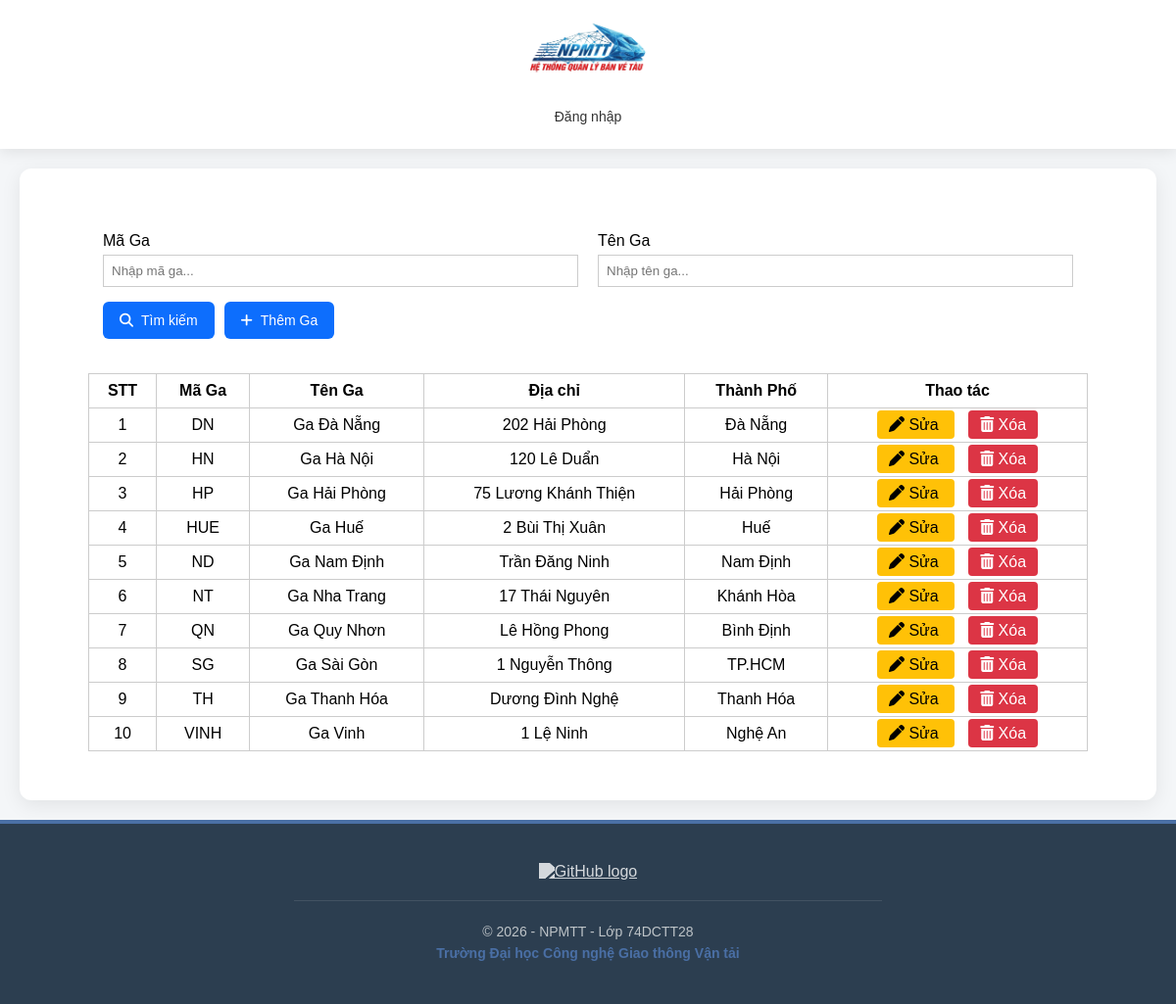
/modules/ga-tau/index.php, run on the app's committed database.
### tables this page shows
CREATE TABLE IF NOT EXISTS `ga_tau` (
  `id` int(11) NOT NULL AUTO_INCREMENT,
  `ma_ga` varchar(20) NOT NULL COMMENT 'VD: HN, DN, SG',
  `ten_ga` varchar(100) NOT NULL COMMENT 'VD: Ga Hà Nội',
  `dia_chi` varchar(255) DEFAULT NULL,
  `thanh_pho` varchar(255) NOT NULL,
  PRIMARY KEY (`id`),
  UNIQUE KEY `ma_ga` (`ma_ga`),
  UNIQUE KEY `ten_ga` (`ten_ga`)
);

### modules/ga-tau/index.php (the view, shortened to what this page needs)
<?php
require_once __DIR__ . '/../../bootstrap.php';
require_once __DIR__ . '/../../includes/header.php';
$conn = $db -> getConnection();
$sql = "SELECT * FROM ga_tau WHERE 1=1";
$params = [];
$sql .= " ORDER BY ma_ga ASC";
$stmt = $conn->prepare($sql);
$stmt->execute($params);
$data = $stmt->fetchAll(PDO::FETCH_ASSOC);
?>
<!DOCTYPE html>
<html lang="en">
<head>
    <link rel="stylesheet" href="../../modules/ga-tau/gataustyle.css">
    <link rel="stylesheet" href="https://cdnjs.cloudflare.com/ajax/libs/font-awesome/6.4.0/css/all.min.css">
</head>
<body>
<div class="page-wrapper">
    <form method="POST" class="search-form">
        <div class="form-row">
            <div class="form-group">
                <label>Mã Ga</label>
                <input type="text" name="txtmaga" placeholder="Nhập mã ga...">
            </div>
            <div class="form-group">
                <label>Tên Ga</label>
                <input type="text" name="txttenga" placeholder="Nhập tên ga...">
            </div>
        </div>
        <div class="form-actions">
            <button type="submit" name="btnTimkiem" class="btn_timkiem">
                <i class="fa-solid fa-magnifying-glass"></i> Tìm kiếm
            </button>
            <a href="themga.php" class="btn_them">
                <i class="fa-solid fa-plus"></i> Thêm Ga
            </a>
        </div>
    </form>
    <div class="table-wrapper">
        <table class="data_bang">
            <thead>
                <tr>
                    <th>STT</th>
                    <th>Mã Ga</th>
                    <th>Tên Ga</th>
                    <th>Địa chỉ</th>
                    <th>Thành Phố</th>
                    <th>Thao tác</th>
                </tr>
            </thead>
            <tbody>
                <?php
                    if (!empty($data)) {
                    $i = 0;
                    foreach ($data as $row) {
                ?>
                <tr>
                    <td><?php echo ++$i; ?></td>
                    <td><?php echo htmlspecialchars($row['ma_ga']); ?></td>
                    <td><?php echo htmlspecialchars($row['ten_ga']); ?></td>
                    <td><?php echo htmlspecialchars($row['dia_chi']); ?></td>
                    <td><?php echo htmlspecialchars($row['thanh_pho']); ?></td>
                    <td class="action-col">
                    <a href="suaga.php?ma_ga=<?php echo $row['ma_ga']; ?>" class="btn_sua">
                        <i class="fa-solid fa-pen"></i> Sửa
                    </a>
                    <a href="xoa.php?ma_ga=<?php echo $row['ma_ga']; ?>"
                    class="btn_xoa"
                        onclick="return confirm('Bạn có muốn xóa <?php echo htmlspecialchars($row['ten_ga']); ?> không ?');">
                    <i class="fa-solid fa-trash-can"></i> Xóa
                    </a>
                    </td>
                </tr>
            <?php
                }
                } else {
                    echo "<tr><td colspan='6'>Không có ga nào...</td></tr>";
                }
            ?>
            </tbody>
        </table>
    </div>
</div>
</body>
</html>
<?php require_once __DIR__ . '/../../includes/footer.php'; ?>

### assets/css/layout.css (style rules this page uses)
* { margin: 0; padding: 0; box-sizing: border-box; }
body { font-family: 'Segoe UI', Tahoma, Geneva, Verdana, sans-serif; background-color: #f5f5f5; min-height: 100vh; display: flex; flex-direction: column; }

### modules/ga-tau/gataustyle.css (style rules this page uses)
* { box-sizing: border-box; }
body { margin: 0; font-family: Arial, sans-serif; background: #f4f6f8; }
.page-wrapper { width: 100%; padding: 20px 40px; }
.search-form { background: #fff; padding: 15px; border-radius: 6px; margin-bottom: 20px; }
.form-row { display: flex; gap: 20px; }
.form-group { flex: 1; }
.form-group label { display: block; margin-bottom: 5px; }
.form-group input { width: 100%; padding: 8px; border: 1px solid #ccc; }
.form-actions { margin-top: 15px; display: flex; gap: 10px; }
.btn_timkiem, .btn_them { display: inline-flex; align-items: center; justify-content: center; gap: 8px; height: 38px; padding: 0 16px; border: 1px solid transparent; box-sizing: border-box; line-height: 1; background: #0d6efd; color: #fff; border-radius: 6px; font-size: 14px; font-family: inherit; cursor: pointer; text-decoration: none; white-space: nowrap; }
.btn_timkiem i, .btn_them i { display: flex; align-items: center; font-size: 14px; }
.btn_them { background: #0d6efd; }
.btn_sua, .btn_xoa { padding: 6px 12px; border: none; cursor: pointer; text-decoration: none; color: #fff; border-radius: 4px; }
.btn_sua { background: #ffc107; color: #000; margin-right: 7px; }
.btn_xoa { margin-left: 7px; background: #dc3545; }
.data_bang { width: 100%; border-collapse: collapse; background: #fff; }
.data_bang th, .data_bang td { border: 1px solid #ccc; padding: 8px; text-align: center; }

### data on the page
ga_tau: ma_ga "DN", ten_ga "Ga Đà Nẵng", dia_chi "202 Hải Phòng", thanh_pho "Đà Nẵng"
ga_tau: ma_ga "HN", ten_ga "Ga Hà Nội", dia_chi "120 Lê Duẩn", thanh_pho "Hà Nội"
ga_tau: ma_ga "HP", ten_ga "Ga Hải Phòng", dia_chi "75 Lương Khánh Thiện", thanh_pho "Hải Phòng"
ga_tau: ma_ga "HUE", ten_ga "Ga Huế", dia_chi "2 Bùi Thị Xuân", thanh_pho "Huế"
ga_tau: ma_ga "ND", ten_ga "Ga Nam Định", dia_chi "Trần Đăng Ninh", thanh_pho "Nam Định"
ga_tau: ma_ga "NT", ten_ga "Ga Nha Trang", dia_chi "17 Thái Nguyên", thanh_pho "Khánh Hòa"
ga_tau: ma_ga "QN", ten_ga "Ga Quy Nhơn", dia_chi "Lê Hồng Phong", thanh_pho "Bình Định"
ga_tau: ma_ga "SG", ten_ga "Ga Sài Gòn", dia_chi "1 Nguyễn Thông", thanh_pho "TP.HCM"
ga_tau: ma_ga "TH", ten_ga "Ga Thanh Hóa", dia_chi "Dương Đình Nghệ", thanh_pho "Thanh Hóa"
ga_tau: ma_ga "VINH", ten_ga "Ga Vinh", dia_chi "1 Lệ Ninh", thanh_pho "Nghệ An"
